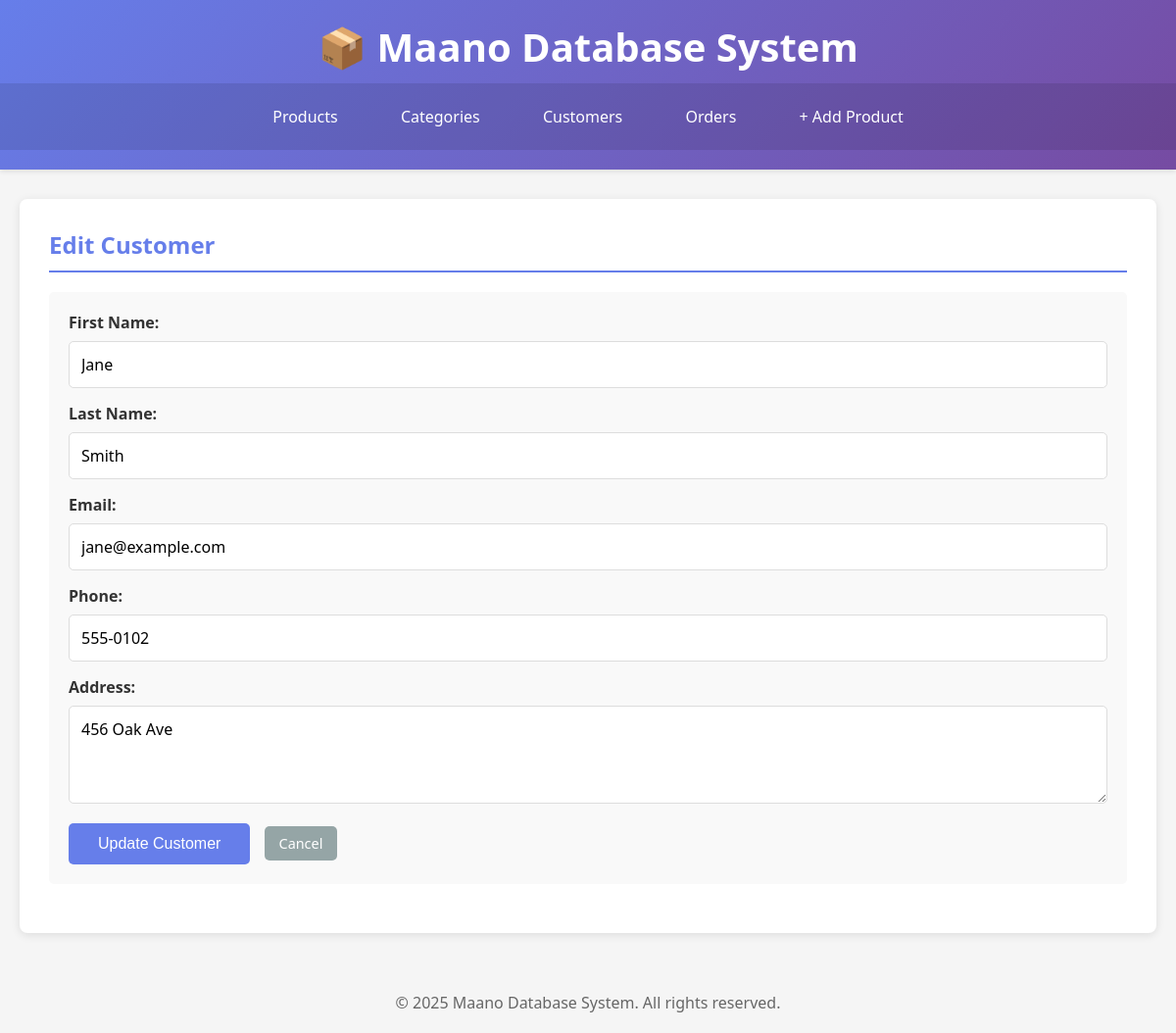
The page /edit_customer.php?id=2 on the database its author committed.
### tables this page shows
CREATE TABLE IF NOT EXISTS customers (
    id INT PRIMARY KEY AUTO_INCREMENT,
    first_name VARCHAR(50) NOT NULL,
    last_name VARCHAR(50) NOT NULL,
    email VARCHAR(100),
    phone VARCHAR(20),
    address TEXT,
    created_at TIMESTAMP DEFAULT CURRENT_TIMESTAMP
);

### edit_customer.php (the view, shortened to what this page needs)
<?php
include 'database.php';
$customer_id = intval($_GET['id']);
$query = "SELECT * FROM customers WHERE id = ?";
$stmt = $conn->prepare($query);
$stmt->bind_param("i", $customer_id);
$stmt->execute();
$result = $stmt->get_result();
$customer = $result->fetch_assoc();
?>
<!DOCTYPE html>
<html lang="en">
<head>
    <link rel="stylesheet" href="style.css">
</head>
<body>
    <header>
        <h1>📦 Maano Database System</h1>
        <nav>
            <a href="index.php">Products</a>
            <a href="manage_categories.php">Categories</a>
            <a href="manage_customers.php">Customers</a>
            <a href="view_orders.php">Orders</a>
            <a href="add_product.php">+ Add Product</a>
        </nav>
    </header>
    <div class="container">
        <div class="content">
            <h2>Edit Customer</h2>
            <form method="POST">
                <label for="first_name">First Name:</label>
                <input type="text" id="first_name" name="first_name" value="<?php echo htmlspecialchars($customer['first_name']); ?>" required>
                <label for="last_name">Last Name:</label>
                <input type="text" id="last_name" name="last_name" value="<?php echo htmlspecialchars($customer['last_name']); ?>" required>
                <label for="email">Email:</label>
                <input type="email" id="email" name="email" value="<?php echo htmlspecialchars($customer['email'] ?? ''); ?>">
                <label for="phone">Phone:</label>
                <input type="tel" id="phone" name="phone" value="<?php echo htmlspecialchars($customer['phone'] ?? ''); ?>">
                <label for="address">Address:</label>
                <textarea id="address" name="address"><?php echo htmlspecialchars($customer['address'] ?? ''); ?></textarea>
                <div>
                    <button type="submit">Update Customer</button>
                    <a href="manage_customers.php" class="btn btn-secondary">Cancel</a>
                </div>
            </form>
        </div>
    </div>
    <footer>
        <p>&copy; 2025 Maano Database System. All rights reserved.</p>
    </footer>
</body>
</html>

### style.css (style rules this page uses)
* { margin: 0; padding: 0; box-sizing: border-box; }
body { font-family: 'Segoe UI', Tahoma, Geneva, Verdana, sans-serif; background-color: #f5f5f5; color: #333; }
header { background: linear-gradient(135deg, #667eea 0%, #764ba2 100%); color: white; padding: 20px 0; box-shadow: 0 2px 5px rgba(0,0,0,0.1); margin-bottom: 30px; }
header h1 { text-align: center; font-size: 2.5em; margin-bottom: 10px; }
nav { text-align: center; background-color: rgba(0,0,0,0.1); padding: 15px 0; }
nav a { color: white; text-decoration: none; margin: 0 15px; padding: 8px 15px; border-radius: 5px; transition: background-color 0.3s; display: inline-block; }
.container { max-width: 1200px; margin: 0 auto; padding: 0 20px; }
.content { background: white; padding: 30px; border-radius: 8px; box-shadow: 0 2px 10px rgba(0,0,0,0.1); margin-bottom: 30px; }
h2 { color: #667eea; margin-bottom: 20px; border-bottom: 2px solid #667eea; padding-bottom: 10px; }
form { background-color: #f9f9f9; padding: 20px; border-radius: 5px; margin-bottom: 20px; }
form label { display: block; margin-bottom: 8px; font-weight: 600; color: #333; }
form input, form select, form textarea { width: 100%; padding: 12px; margin-bottom: 15px; border: 1px solid #ddd; border-radius: 5px; font-size: 1em; font-family: inherit; }
form textarea { resize: vertical; min-height: 100px; }
button { background-color: #667eea; color: white; padding: 12px 30px; border: none; border-radius: 5px; font-size: 1em; cursor: pointer; transition: background-color 0.3s; margin-right: 10px; }
.btn { display: inline-block; padding: 8px 15px; background-color: #667eea; color: white; text-decoration: none; border-radius: 5px; transition: background-color 0.3s; border: none; cursor: pointer; font-size: 0.9em; }
.btn-secondary { background-color: #95a5a6; }
footer { text-align: center; color: #666; padding: 20px; margin-top: 40px; }

### rows shown on the page
customers: first_name "Jane", last_name "Smith", email "jane@example.com", phone "555-0102", address "456 Oak Ave"
